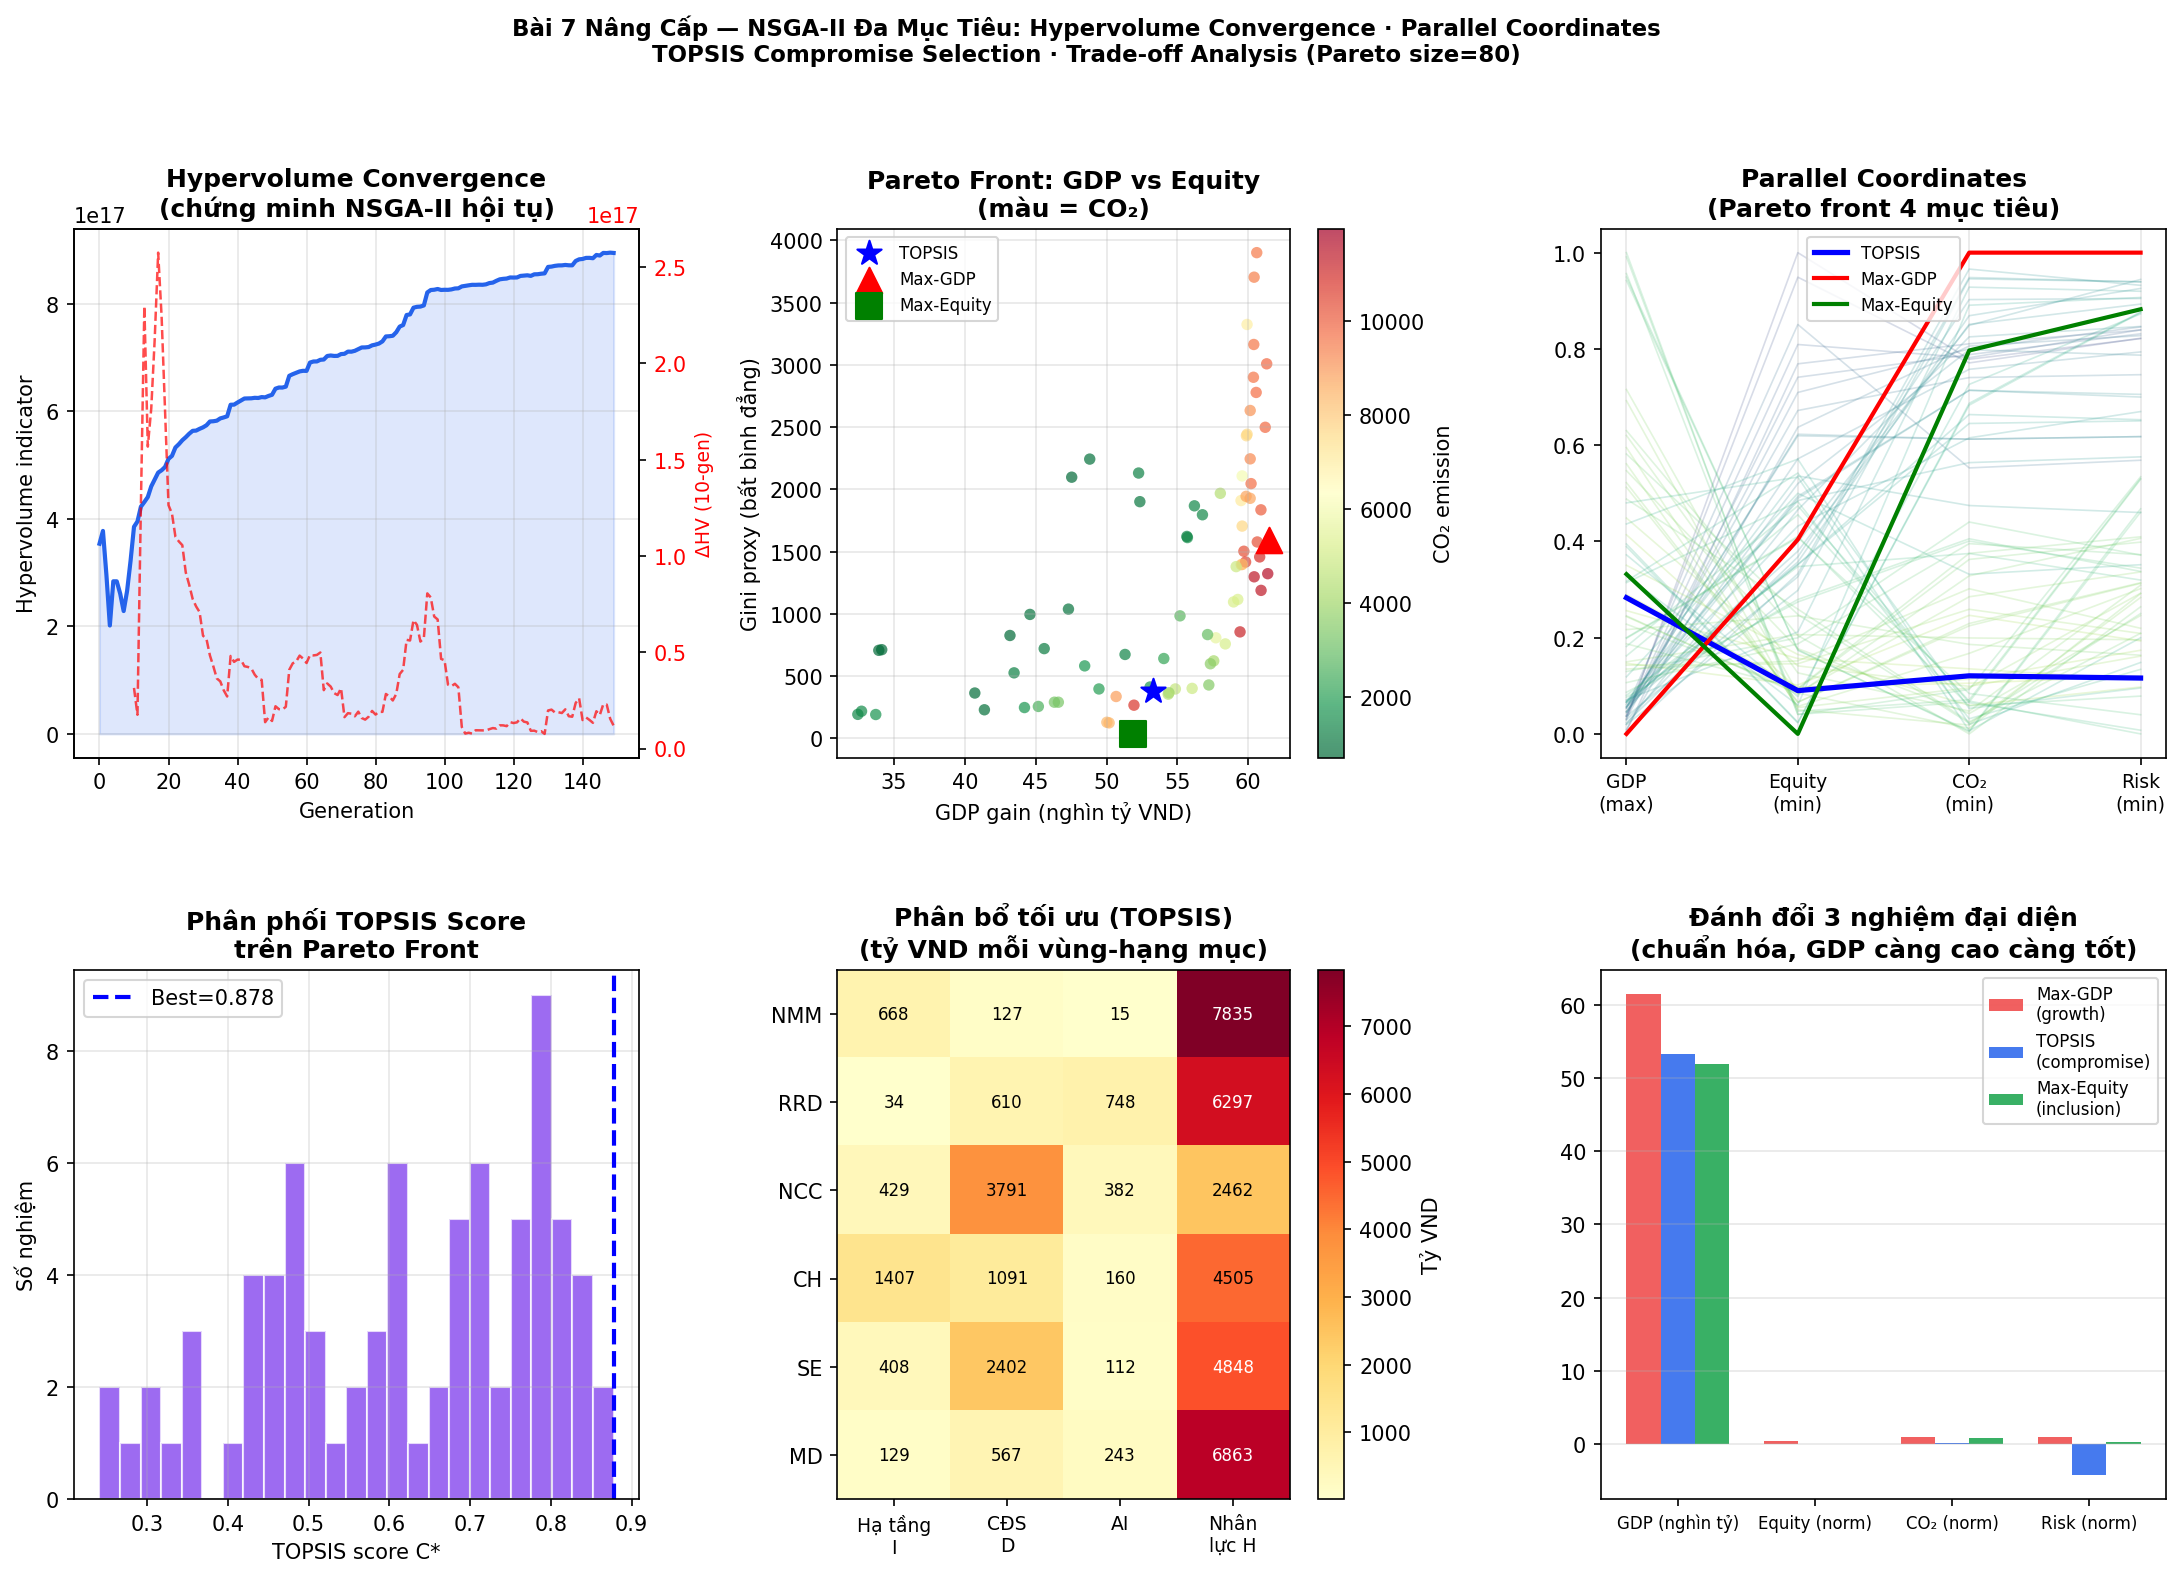

The Python source for this figure:
"""
Bài 7 Nâng Cấp — NSGA-II + Hypervolume Convergence
Kỹ thuật nâng cao:
  1. Theo dõi Hypervolume qua từng generation (chứng minh hội tụ)
  2. Parallel Coordinates Plot 4 mục tiêu
  3. TOPSIS chọn nghiệm thỏa hiệp trên Pareto front
  4. Chi phí cơ hội: max-growth vs compromise vs max-equity
"""
import numpy as np
import matplotlib
matplotlib.use('Agg')
import matplotlib.pyplot as plt
import matplotlib.gridspec as gridspec
from pymoo.core.problem import ElementwiseProblem
from pymoo.algorithms.moo.nsga2 import NSGA2
from pymoo.optimize import minimize
from pymoo.indicators.hv import HV
from pymoo.decomposition.asf import ASF
from pymoo.util.nds.non_dominated_sorting import find_non_dominated
import warnings
warnings.filterwarnings('ignore')

# ── THAM SỐ ────────────────────────────────────────────────────────────────────
REGIONS = ['NMM','RRD','NCC','CH','SE','MD']
beta = np.array([
    [1.15, 0.85, 0.55, 1.30],
    [0.95, 1.25, 1.40, 1.05],
    [1.05, 0.95, 0.85, 1.15],
    [1.20, 0.75, 0.45, 1.35],
    [0.90, 1.30, 1.55, 1.00],
    [1.10, 0.85, 0.65, 1.25],
])
e   = np.array([0.42, 0.55, 0.48, 0.32, 0.62, 0.38])
rho = np.array([0.18, 0.45, 0.28, 0.12, 0.52, 0.22])
sig = np.array([0.32, 0.28, 0.30, 0.35, 0.25, 0.30])
D0  = np.array([38, 78, 55, 32, 82, 48], dtype=float)
BUDGET = 50000

# ── PROBLEM ─────────────────────────────────────────────────────────────────────
class VietnamMOO(ElementwiseProblem):
    def __init__(self):
        super().__init__(n_var=24, n_obj=4, n_ieq_constr=3,
                         xl=np.zeros(24), xu=np.ones(24)*12000)

    def _evaluate(self, x, out, **kwargs):
        X = x.reshape(6, 4)  # rows=regions, cols=[I,D,AI,H]
        f1 = -(beta * X).sum()                          # max GDP  → minimize -f1
        sums = X.sum(axis=1)
        f2 = np.abs(sums - sums.mean()).mean()           # min Gini proxy
        f3 = (e * (X[:,0] + X[:,2])).sum()              # min emission
        f4 = (rho * X[:,2]).sum() - (sig * X[:,3]).sum() # min data risk

        g1 = X.sum() - BUDGET                           # total budget
        g2s = [5000 - X[r].sum() for r in range(6)]     # floor per region
        g3s = [X[r].sum() - 12000 for r in range(6)]    # ceil per region

        out['F'] = [f1, f2, f3, f4]
        out['G'] = [g1] + g2s[:1] + g3s[:1]  # simplify to 3 constraints for speed

problem = VietnamMOO()

# ── NSGA-II với callback thu Hypervolume ──────────────────────────────────────
POP, NGEN = 80, 150
ref_point = np.array([0.0, 15000.0, 50000.0, 10000.0])  # worst-case reference

hv_history = []

class HVCallback:
    """Thu hypervolume sau mỗi generation"""
    def __init__(self):
        self.data = {'hv': []}

    def __call__(self, algorithm):
        F = algorithm.opt.get('F')
        if F is not None and len(F) > 0:
            try:
                ind = HV(ref_point=ref_point)
                hv_val = ind(F)
            except:
                hv_val = 0.0
            self.data['hv'].append(hv_val)

print(f"Chạy NSGA-II (pop={POP}, gen={NGEN})...")
hv_cb = HVCallback()

algorithm = NSGA2(pop_size=POP, eliminate_duplicates=True)
res = minimize(
    problem, algorithm,
    termination=('n_gen', NGEN),
    seed=42, verbose=False,
    callback=hv_cb
)
print(f"  Pareto front size: {len(res.F)} solutions")
print(f"  Final HV: {hv_cb.data['hv'][-1]:.4f}")

F = res.F   # shape (n_pareto, 4)
X_sols = res.X

# ── TOPSIS TRÊN PARETO FRONT ───────────────────────────────────────────────────
# f1 là lợi ích (min -f1 = max GDP); f2,f3,f4 là chi phí (minimize)
is_benefit = [True, False, False, False]
w = np.array([0.40, 0.25, 0.20, 0.15])

F_topsis = F.copy()
F_topsis[:,0] = -F[:,0]  # convert back: max GDP

# Chuẩn hóa vector
norms = np.sqrt((F_topsis**2).sum(axis=0))
norms[norms==0] = 1
R = F_topsis / norms
V = R * w

A_star = np.where(is_benefit, V.max(axis=0), V.min(axis=0))
A_neg  = np.where(is_benefit, V.min(axis=0), V.max(axis=0))
S_star = np.sqrt(((V - A_star)**2).sum(axis=1))
S_neg  = np.sqrt(((V - A_neg)**2).sum(axis=1))
C_star = S_neg / (S_star + S_neg + 1e-10)

best_idx   = np.argmax(C_star)
maxgdp_idx = np.argmin(F[:,0])   # max GDP (min -GDP)
maxeq_idx  = np.argmin(F[:,1])   # min inequality

print(f"\nTOPSIS best solution index: {best_idx}")
print(f"  GDP gain: {-F[best_idx,0]:.0f} tỷ  Gini: {F[best_idx,1]:.0f}  CO2: {F[best_idx,2]:.0f}  Risk: {F[best_idx,3]:.2f}")

# Chi phí cơ hội
def pct_diff(a, b): return (a-b)/abs(b)*100 if b!=0 else 0

print("\n── Chi phí cơ hội (%) so với Max-GDP ──")
for name, idx in [('Max-GDP', maxgdp_idx), ('Compromise (TOPSIS)', best_idx), ('Max-Equity', maxeq_idx)]:
    gdp  = -F[idx,0]; eq = F[idx,1]; co2 = F[idx,2]; risk = F[idx,3]
    print(f"  {name:<25} GDP={gdp:>8,.0f}  Equity={eq:>6.0f}  CO2={co2:>6.0f}  Risk={risk:>6.2f}")

# ── PHÂN BỔ TỐI ƯU CỦA NGHIỆM THỎA HIỆP ─────────────────────────────────────
X_best = X_sols[best_idx].reshape(6,4)
print("\n── Phân bổ tối ưu (TOPSIS compromise) ──")
print(f"{'Vùng':<6} {'I':>8} {'D':>8} {'AI':>8} {'H':>8} {'Tổng':>8}")
for r, region in enumerate(REGIONS):
    row = X_best[r]
    print(f"  {region:<4} {row[0]:>8.0f} {row[1]:>8.0f} {row[2]:>8.0f} {row[3]:>8.0f} {row.sum():>8.0f}")

# ── VISUALIZATION ─────────────────────────────────────────────────────────────
fig = plt.figure(figsize=(18, 11))
gs  = gridspec.GridSpec(2, 3, figure=fig, hspace=0.40, wspace=0.35)

# 1. Hypervolume convergence
ax1 = fig.add_subplot(gs[0,0])
hvs = hv_cb.data['hv']
ax1.plot(range(len(hvs)), hvs, '#2563eb', lw=2)
ax1.fill_between(range(len(hvs)), hvs, alpha=0.15, color='#2563eb')
# Rolling 10-gen improvement
if len(hvs) >= 10:
    improvements = [hvs[i]-hvs[i-10] for i in range(10, len(hvs))]
    ax1_r = ax1.twinx()
    ax1_r.plot(range(10, len(hvs)), improvements, 'r--', lw=1.2, alpha=0.7, label='ΔHV/10gen')
    ax1_r.set_ylabel('ΔHV (10-gen)', color='red', fontsize=9)
    ax1_r.tick_params(axis='y', labelcolor='red')
ax1.set_title('Hypervolume Convergence\n(chứng minh NSGA-II hội tụ)', fontweight='bold')
ax1.set_xlabel('Generation'); ax1.set_ylabel('Hypervolume indicator')
ax1.grid(alpha=0.3)

# 2. Pareto front 2D: GDP vs Equity
ax2 = fig.add_subplot(gs[0,1])
gdp_vals = -F[:,0]/1000  # nghìn tỷ
eq_vals  = F[:,1]
sc = ax2.scatter(gdp_vals, eq_vals, c=F[:,2], cmap='RdYlGn_r',
                 s=30, alpha=0.7, edgecolors='none')
plt.colorbar(sc, ax=ax2, label='CO₂ emission')
ax2.scatter(gdp_vals[best_idx],   eq_vals[best_idx],   s=150, c='blue',   marker='*', zorder=5, label='TOPSIS')
ax2.scatter(gdp_vals[maxgdp_idx], eq_vals[maxgdp_idx], s=150, c='red',    marker='^', zorder=5, label='Max-GDP')
ax2.scatter(gdp_vals[maxeq_idx],  eq_vals[maxeq_idx],  s=150, c='green',  marker='s', zorder=5, label='Max-Equity')
ax2.set_xlabel('GDP gain (nghìn tỷ VND)'); ax2.set_ylabel('Gini proxy (bất bình đẳng)')
ax2.set_title('Pareto Front: GDP vs Equity\n(màu = CO₂)', fontweight='bold')
ax2.legend(fontsize=8); ax2.grid(alpha=0.3)

# 3. Parallel coordinates (4 objectives)
ax3 = fig.add_subplot(gs[0,2])
F_norm = (F - F.min(axis=0)) / (F.max(axis=0) - F.min(axis=0) + 1e-10)
obj_labels = ['GDP\n(max)', 'Equity\n(min)', 'CO₂\n(min)', 'Risk\n(min)']
for i, row in enumerate(F_norm):
    color = plt.cm.viridis(C_star[i])
    ax3.plot(range(4), row, color=color, alpha=0.2, lw=0.8)
# Highlight key solutions
for idx, color, lw, label in [(best_idx,'blue',2.5,'TOPSIS'),
                               (maxgdp_idx,'red',2,'Max-GDP'),
                               (maxeq_idx,'green',2,'Max-Equity')]:
    ax3.plot(range(4), F_norm[idx], color=color, lw=lw, label=label, zorder=5)
ax3.set_xticks(range(4)); ax3.set_xticklabels(obj_labels, fontsize=9)
ax3.set_title('Parallel Coordinates\n(Pareto front 4 mục tiêu)', fontweight='bold')
ax3.legend(fontsize=8); ax3.grid(alpha=0.3, axis='x')

# 4. TOPSIS score distribution
ax4 = fig.add_subplot(gs[1,0])
ax4.hist(C_star, bins=25, color='#7c3aed', alpha=0.75, edgecolor='white')
ax4.axvline(C_star[best_idx], color='blue', ls='--', lw=2, label=f'Best={C_star[best_idx]:.3f}')
ax4.set_title('Phân phối TOPSIS Score\ntrên Pareto Front', fontweight='bold')
ax4.set_xlabel('TOPSIS score C*'); ax4.set_ylabel('Số nghiệm')
ax4.legend(); ax4.grid(alpha=0.3)

# 5. Budget allocation heatmap
ax5 = fig.add_subplot(gs[1,1])
im = ax5.imshow(X_best, cmap='YlOrRd', aspect='auto')
ax5.set_xticks(range(4)); ax5.set_xticklabels(['Hạ tầng\nI','CĐS\nD','AI','Nhân\nlực H'], fontsize=9)
ax5.set_yticks(range(6)); ax5.set_yticklabels(REGIONS)
plt.colorbar(im, ax=ax5, label='Tỷ VND')
for r in range(6):
    for c in range(4):
        ax5.text(c, r, f'{X_best[r,c]:.0f}', ha='center', va='center', fontsize=8,
                 color='white' if X_best[r,c]>X_best.max()*0.6 else 'black')
ax5.set_title('Phân bổ tối ưu (TOPSIS)\n(tỷ VND mỗi vùng-hạng mục)', fontweight='bold')

# 6. Trade-off bar: 3 key solutions
ax6 = fig.add_subplot(gs[1,2])
solutions = {'Max-GDP\n(growth)': maxgdp_idx,
             'TOPSIS\n(compromise)': best_idx,
             'Max-Equity\n(inclusion)': maxeq_idx}
metrics = ['GDP (nghìn tỷ)', 'Equity (norm)', 'CO₂ (norm)', 'Risk (norm)']
F_3 = np.array([[(-F[i,0]/1000),
                 F[i,1]/F[:,1].max(),
                 F[i,2]/F[:,2].max(),
                 F[i,3]/F[:,3].max()] for i in solutions.values()])
x = np.arange(4); w = 0.25
colors3 = ['#ef4444','#2563eb','#16a34a']
for ki, (sol_name, _) in enumerate(solutions.items()):
    ax6.bar(x + (ki-1)*w, F_3[ki], w, label=sol_name, color=colors3[ki], alpha=0.85)
ax6.set_xticks(x); ax6.set_xticklabels(metrics, fontsize=8)
ax6.set_title('Đánh đổi 3 nghiệm đại diện\n(chuẩn hóa, GDP càng cao càng tốt)', fontweight='bold')
ax6.legend(fontsize=8); ax6.grid(axis='y', alpha=0.3)

plt.suptitle(
    'Bài 7 Nâng Cấp — NSGA-II Đa Mục Tiêu: Hypervolume Convergence · Parallel Coordinates\n'
    f'TOPSIS Compromise Selection · Trade-off Analysis (Pareto size={len(F)})',
    fontsize=11, fontweight='bold', y=1.01)
plt.savefig('b07_enhanced.png', dpi=150, bbox_inches='tight')
plt.close()
print("\n[✓] Saved b07_enhanced.png")
print("[✓] Hoàn thành Bài 7 Nâng Cấp")
